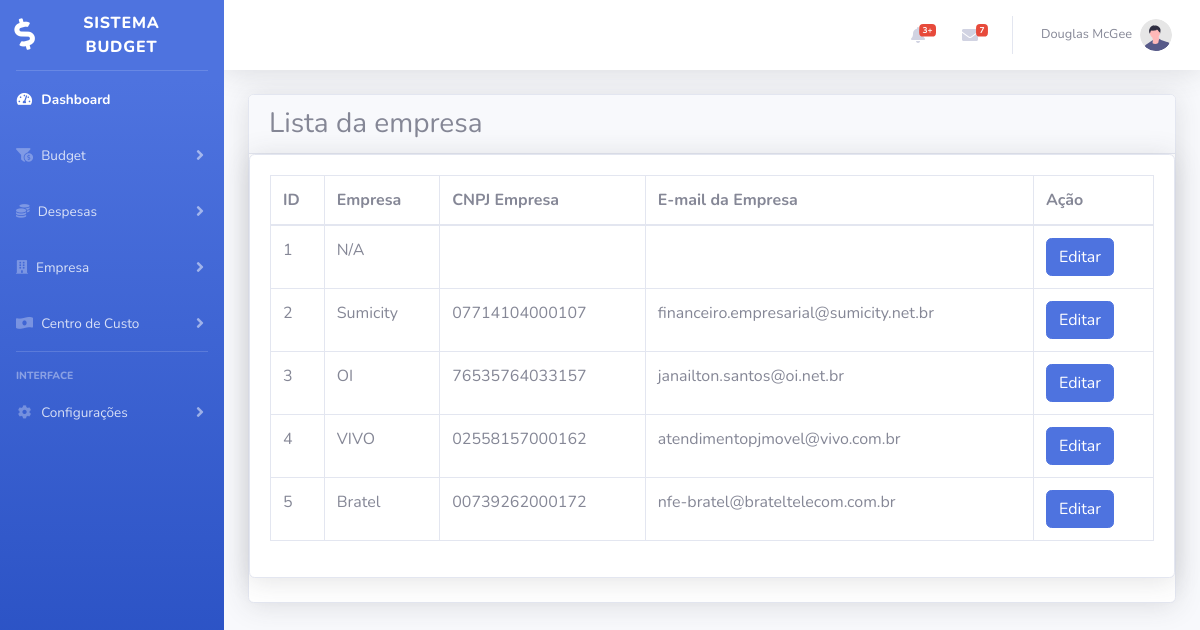
The app's page /empresa_lista.php with its own data.
### tables this page shows
CREATE TABLE `empresa` (
  `id_empresa` int(11) NOT NULL,
  `empresa_nome` varchar(50) NOT NULL,
  `empresa_cnpj` varchar(14) NOT NULL,
  `empresa_mail` varchar(50) NOT NULL
);

### empresa_lista.php (the view, shortened to what this page needs)
<?php
    include 'menu.php';
?>
<!DOCTYPE html>
<html>
<head>
</head>
<body>
<div class="container-fluid mt--7 " style= "top">
    <div class="row">
        <div class="col">
            <div class="card shadow">
                <div class="card-header border-1">
                    <h3 class="mb-0">Lista da empresa</h3>
                </div>
                   <div class="card shadow mb-4">
                        <div class="card-body">
                            <div class="table-responsive">
                                <table class="table table-bordered" id="dataTable" width="100%" cellspacing="0">
                                    <thead>
                                            <th>ID</th>
                                            <th>Empresa</th>
                                            <th>CNPJ Empresa</th>
                                            <th>E-mail da Empresa</th>
                                            <th>Ação</th>
                                    </thead>
                                            <?php
                                                include 'conexao/conexao.php';
                                                $sql = 'SELECT *  FROM empresa';
                                                $buscar = mysqli_query($conexao, $sql);
                                                while ($dados = mysqli_fetch_array($buscar)){
                                                    $id_empresa = $dados['id_empresa'];
                                                    $empresa_nome = $dados['empresa_nome'];
                                                    $empresa_cnpj = $dados['empresa_cnpj'];
                                                    $empresa_mail = $dados['empresa_mail'];
                                                ?>
                                                <tr>
                                                    <td><?php echo $id_empresa ?></td>
                                                    <td><?php echo $empresa_nome ?></td>
                                                    <td><?php echo $empresa_cnpj ?></td>
                                                    <td><?php echo $empresa_mail ?></td>
                                                    <td><a href = "empresa_alt.php?id=<?php echo $id_empresa?>" role=button class="btn btn-primary">Editar</td>
                                                </tr>
                                            <?php   }   ?>
                                </table>
                            </div>
                        </div>
                    </div>
				</div>
            </div>
        </div>
    </div>
</body>
</html>

### menu.php (shortened to what this page needs)
<!DOCTYPE html>
<html>
<head>
    <link href="vendor/fontawesome-free/css/all.min.css" rel="stylesheet" type="text/css">
    <link href="css/sb-admin-2.min.css" rel="stylesheet">
</head>
<body>
    <div id="wrapper">
        <ul class="navbar-nav bg-gradient-primary sidebar sidebar-dark accordion" id="accordionSidebar">
            <a class="sidebar-brand d-flex align-items-center justify-content-center" href="index.php">
                <div class="sidebar-brand-icon rotate-n-15">
                    <i class="fas fa-dollar-sign"></i>
                </div>
                <div class="sidebar-brand-text mx-3">Sistema Budget</div>
            </a>
            <hr class="sidebar-divider my-0">
            <li class="nav-item active">
                <a class="nav-link" href="index.php">
                    <i class="fas fa-fw fa-tachometer-alt"></i>
                    <span>Dashboard</span>
                </a>
            </li>
            <li class="nav-item">
                <a class="nav-link collapsed" href="#" data-toggle="collapse" data-target="#collapseTwo"
                    aria-expanded="true" aria-controls="collapseTwo">
                    <i class="fas fa-funnel-dollar"></i>
                    <span>Budget</span>
                </a>
            </li>
            <li class="nav-item">
                <a class="nav-link collapsed" href="#" data-toggle="collapse" data-target="#collapseThree"
                    aria-expanded="true" aria-controls="collapseThree">
                    <i class="fas fa-coins"></i>
                    <span>Despesas</span>
                </a>
            </li>
            <li class="nav-item">
                <a class="nav-link collapsed" href="#" data-toggle="collapse" data-target="#collapseFour"
                    aria-expanded="true" aria-controls="collapseFour">
                    <i class="fas fa-building"></i>
                    <span>Empresa</span>
                </a>
            </li>
            <li class="nav-item">
                <a class="nav-link collapsed" href="#" data-toggle="collapse" data-target="#collapseFive"
                    aria-expanded="true" aria-controls="collapseFive">
                    <i class="fas fa-money-bill-wave-alt"></i>
                    <span>Centro de Custo</span>
                </a>
            </li>
            <hr class="sidebar-divider">
            <div class="sidebar-heading">
                Interface
            </div>
            <li class="nav-item">
                <a class="nav-link collapsed" href="#" data-toggle="collapse" data-target="#collapseSix"
                    aria-expanded="true" aria-controls="collapseSix">
                    <i class="fas fa-fw fa-cog"></i>
                    <span>Configurações</span>
                </a>
            </li>
        </ul>
        <div id="content-wrapper" class="d-flex flex-column">
            <div id="content">
                <nav class="navbar navbar-expand navbar-light bg-white topbar mb-4 static-top shadow">
                    <ul class="navbar-nav ml-auto">
                        <li class="nav-item dropdown no-arrow mx-1">
                            <a class="nav-link dropdown-toggle" href="#" id="alertsDropdown" role="button"
                                data-toggle="dropdown" aria-haspopup="true" aria-expanded="false">
                                <i class="fas fa-bell fa-fw"></i>
                                <span class="badge badge-danger badge-counter">3+</span>
                            </a>
                        </li>
                        <li class="nav-item dropdown no-arrow mx-1">
                            <a class="nav-link dropdown-toggle" href="#" id="messagesDropdown" role="button"
                                data-toggle="dropdown" aria-haspopup="true" aria-expanded="false">
                                <i class="fas fa-envelope fa-fw"></i>
                                <span class="badge badge-danger badge-counter">7</span>
                            </a>
                        </li>
                        <li class="nav-item dropdown no-arrow">
                            <a class="nav-link dropdown-toggle" href="#" id="userDropdown" role="button"
                                data-toggle="dropdown" aria-haspopup="true" aria-expanded="false">
                                <span class="mr-2 d-none d-lg-inline text-gray-600 small">Douglas McGee</span>
                                <img class="img-profile rounded-circle"
                                    src="img/undraw_profile.svg">
                            </a>
                        </li>
                    </ul>
                </nav>
</body>
</html>

### records on screen
empresa: id_empresa "1", empresa_nome "N/A"
empresa: id_empresa "2", empresa_nome "Sumicity", empresa_cnpj "07714104000107", empresa_mail "financeiro.empresarial@sumicity.net.br"
empresa: id_empresa "3", empresa_nome "OI", empresa_cnpj "76535764033157", empresa_mail "janailton.santos@oi.net.br"
empresa: id_empresa "4", empresa_nome "VIVO", empresa_cnpj "02558157000162", empresa_mail "atendimentopjmovel@vivo.com.br"
empresa: id_empresa "5", empresa_nome "Bratel", empresa_cnpj "00739262000172", empresa_mail "nfe-bratel@brateltelecom.com.br"
